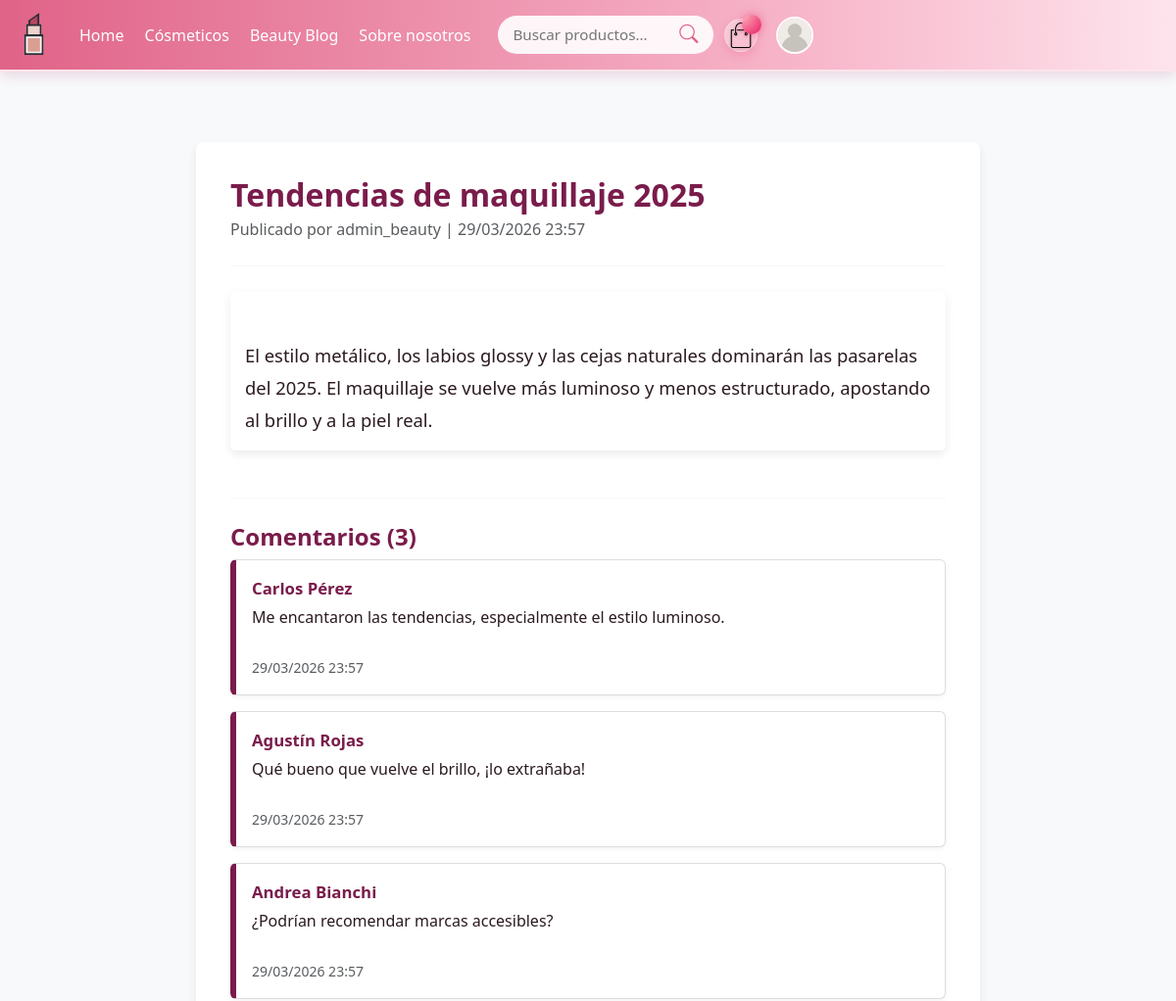
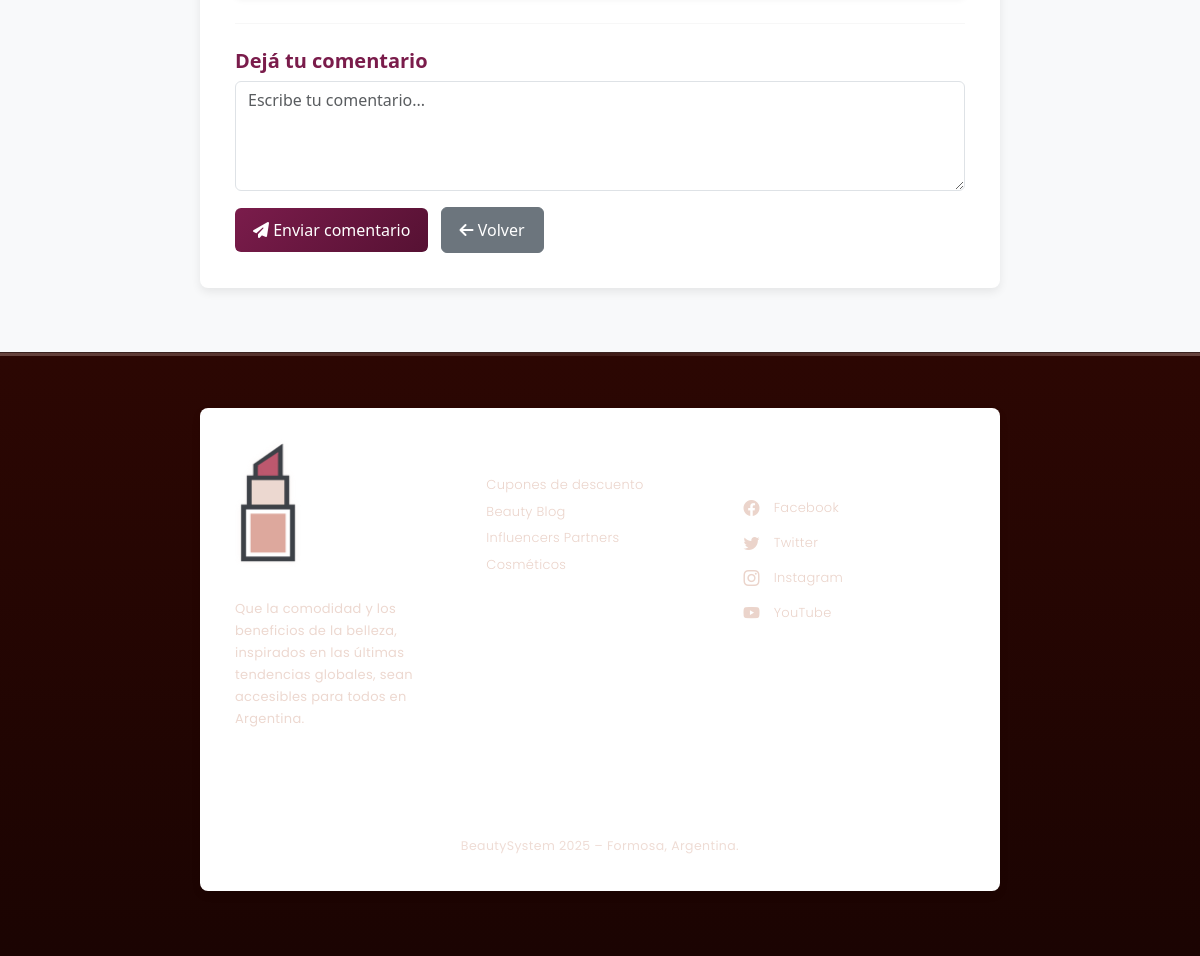
The app's page /index.php?controller=Blog&action=verPublico&id=1 with its own data (2 pictures, top to bottom).
### tables this page shows
CREATE TABLE blog_post (
    id_post INT AUTO_INCREMENT PRIMARY KEY,
    id_usuario INT NOT NULL, 
    titulo VARCHAR(255) NOT NULL,
    contenido TEXT NOT NULL,
    fecha_publicacion TIMESTAMP DEFAULT CURRENT_TIMESTAMP,
    FOREIGN KEY (id_usuario) REFERENCES usuario(id_usuario) ON DELETE CASCADE
);

CREATE TABLE usuario (
    id_usuario INT PRIMARY KEY AUTO_INCREMENT,
    nombre_usuario VARCHAR(50) NOT NULL UNIQUE,
    password_usuario VARCHAR(255) NOT NULL,
    fecha_registro TIMESTAMP DEFAULT CURRENT_TIMESTAMP,
    estado_usuario TINYINT(1) DEFAULT 0,  
    cuenta_activada TINYINT(1) DEFAULT 0,
    relacion_persona INT NOT NULL,
    relacion_perfil INT NOT NULL,
    FOREIGN KEY (relacion_persona) REFERENCES persona(id_persona),
    FOREIGN KEY (relacion_perfil) REFERENCES perfil(id_perfil)
);

CREATE TABLE comentarios_blog (
    id_comentario INT AUTO_INCREMENT PRIMARY KEY,
    id_post INT,
    id_cliente INT,
    comentario TEXT,
    fecha TIMESTAMP DEFAULT CURRENT_TIMESTAMP,
    FOREIGN KEY (id_post) REFERENCES blog_post(id_post) ON DELETE CASCADE,
    FOREIGN KEY (id_cliente) REFERENCES cliente(id_cliente) ON DELETE CASCADE
);

### controllers/BlogController.php (called while the page is built, shortened)
<?php
require_once 'models/BlogModel.php';
class BlogController {
    private $model;
    public function __construct() {
        $this->model = new BlogModel();
    }
    public function verPublico()
    {
        $id = $_GET['id'] ?? null;
        $post = $this->model->obtener($id);
        $comentarios = $this->model->obtenerComentarios($id);
        require_once 'views/layouts/main.php';
    }
}

### index.php (called while the page is built, shortened)
<?php
$actionName = $_GET['action'] ?? 'index';
$actionName = preg_replace('/[^a-zA-Z0-9_]/', '', $actionName);
$controller = new $controllerName();
call_user_func([$controller, $actionName]);

### models/Conexion.php (called while the page is built, shortened)
<?php
class Conexion {
    private $host = 'localhost';
    private $db_name = 'beautysystem';
    private $username = 'root';
    private $password = '';
    private $port = 3306;
    public function Conectar() {
        $this->conection = null;
        try {
            $this->conection = new PDO(
                "mysql:host={$this->host};port={$this->port};dbname={$this->db_name}",
                $this->username,
                $this->password
            );
            $this->conection->setAttribute(PDO::ATTR_ERRMODE, PDO::ERRMODE_EXCEPTION);
        } catch (PDOException $e) {
            echo 'Error al establecer la conexión: ' . $e->getMessage();
            exit;
        }
        return $this->conection;
    }
}
?>

### models/BlogModel.php (called while the page is built, shortened)
<?php
require_once 'models/Conexion.php';
class BlogModel
{
    private $db;
    public function __construct()
    {
        $this->db = (new Conexion())->Conectar();
    }
    public function obtener($id_post)
    {
        $sql = "SELECT p.id_post, p.titulo, p.contenido, p.fecha_publicacion,
                       u.nombre_usuario AS autor
                FROM blog_post p
                JOIN usuario u ON p.id_usuario = u.id_usuario
                WHERE p.id_post = :id_post";
        $stmt = $this->db->prepare($sql);
        $stmt->execute([':id_post' => $id_post]);
        return $stmt->fetch(PDO::FETCH_ASSOC);
    }
    public function obtenerComentarios($id_post)
    {
        $sql = "SELECT c.id_comentario,
                       c.comentario,
                       c.fecha,
                       CONCAT(p.nombre_persona, ' ', p.apellido_persona) AS cliente
                FROM comentarios_blog c
                JOIN cliente cl ON c.id_cliente = cl.id_cliente
                JOIN persona p ON cl.relacion_persona = p.id_persona
                WHERE c.id_post = :id_post
                ORDER BY c.fecha DESC";
        $stmt = $this->db->prepare($sql);
        $stmt->execute([':id_post' => $id_post]);
        return $stmt->fetchAll(PDO::FETCH_ASSOC);
    }
}

### views/blog/publico/ver.php (the view, shortened to what this page needs)
<!DOCTYPE html>
<html lang="es">
<head>
    <link href="https://cdn.jsdelivr.net/npm/bootstrap@5.3.2/dist/css/bootstrap.min.css" rel="stylesheet">
    <link rel="stylesheet"
        href="https://cdnjs.cloudflare.com/ajax/libs/font-awesome/6.5.0/css/all.min.css">
</head>
<body>
    <div class="container mt-5">
        <h2 class="mb-1"><?= htmlspecialchars($post['titulo']) ?></h2>
        <p class="text-muted">
            Publicado por <?= htmlspecialchars($post['autor']) ?> |
            <?= date("d/m/Y H:i", strtotime($post['fecha_publicacion'])) ?>
        </p>
        <hr>
        <div class="post-contenido mb-5">
            <?= nl2br(htmlspecialchars($post['contenido'])) ?>
        </div>
        <hr>
        <h4 class="mt-4">
            Comentarios (<?= count($comentarios) ?>)
        </h4>
        <?php if ($comentarios): ?>
            <?php foreach ($comentarios as $coment): ?>
                <div class="comentario p-3 mb-3 rounded">
                    <strong><?= htmlspecialchars($coment['cliente']) ?></strong><br>
                    <span><?= nl2br(htmlspecialchars($coment['comentario'])) ?></span><br>
                    <small class="text-muted">
                        <?= date("d/m/Y H:i", strtotime($coment['fecha'])) ?>
                    </small>
                </div>
            <?php endforeach; ?>
        <?php else: ?>
            <p class="text-muted">Aún no hay comentarios. Sé el primero.</p>
        <?php endif; ?>
        <hr>
        <h5 class="mt-4">Dejá tu comentario</h5>
        <form action="index.php?controller=Blog&action=guardarComentarioPublico" method="POST">
            <textarea name="comentario"
                class="form-control mb-3"
                rows="4"
                placeholder="Escribe tu comentario..."
                required></textarea>
            <button type="submit" class="btn btn-comentar">
                <i class="fa fa-paper-plane"></i> Enviar comentario
            </button>
            <a href="index.php?controller=Home&action=blog" class="btn btn-secondary ms-2">
                <i class="fa fa-arrow-left"></i> Volver
            </a>
        </form>
    </div>
</body>
</html>

### assets/css/navbar.css (style rules this page uses)
:root { --pink-strong: #e06388; --pink-light: #f8b8cc; --rose-soft: #fde4ec; --rose-hover: #f39ab5; --dark: #2d2d2d; --light: #ffffff; }

### views/blog/publico/ver.php (style rules this page uses)
:root { --bordo: #7a1c4b; --bordo-oscuro: #561133; --rosa-claro: #f9e2ec; --gris-claro: #f3f3f3; --gris-borde: #ddd; --texto: #2b1a1f; --shadow: 0 4px 10px rgba(0,0,0,0.08); }
body { background: #fafafa; font-family: 'Segoe UI', Tahoma, Geneva, Verdana, sans-serif; color: var(--texto); }
h2, h3, h4, h5 { color: var(--bordo); font-weight: 600; }
.post-contenido { white-space: pre-line; font-size: 1.15rem; line-height: 1.8; padding: 15px; background: white; border-radius: 6px; box-shadow: var(--shadow); }
.comentario { background: #ffffff; border: 1px solid var(--gris-borde); border-left: 6px solid var(--bordo); padding: 12px 15px; border-radius: 5px; margin-bottom: 10px; box-shadow: 0 2px 6px rgba(0,0,0,0.05); }
.comentario strong { color: var(--bordo); font-size: 1.05rem; }
.comentario span { display: block; margin: 5px 0 3px; }
.comentario small { color: #666; }
.btn-comentar { background: linear-gradient(135deg, var(--bordo), var(--bordo-oscuro)); color: white; border: none; padding: 10px 18px; border-radius: 6px; transition: all 0.2s ease-in-out; }
.btn-secondary { border-radius: 6px; padding: 10px 18px; }
textarea { border: 1px solid var(--gris-borde); border-radius: 6px; transition: 0.3s; }
.container { max-width: 800px; background: #ffffff; padding: 35px; border-radius: 8px; box-shadow: var(--shadow); margin-bottom: 40px; }
hr { border-top: 1px solid var(--gris-borde); margin: 25px 0; }

### records on screen
blog_post: titulo "Tendencias de maquillaje 2025", id_usuario.nombre_usuario "admin_beauty", fecha_publicacion "29/03/2026 23:57", contenido "El estilo metálico, los labios glossy y las cejas naturales dominarán las pasarelas del 2025. El maquillaje se vuelve más luminoso y menos estructurado, apostando al brillo y a la piel real."
comentarios_blog: cliente "Carlos Pérez", comentario "Me encantaron las tendencias, especialmente el estilo luminoso.", fecha "29/03/2026 23:57"
comentarios_blog: cliente "Agustín Rojas", comentario "Qué bueno que vuelve el brillo, ¡lo extrañaba!", fecha "29/03/2026 23:57"
comentarios_blog: cliente "Andrea Bianchi", comentario "¿Podrían recomendar marcas accesibles?", fecha "29/03/2026 23:57"

### other values on screen
count($comentarios) "3"
